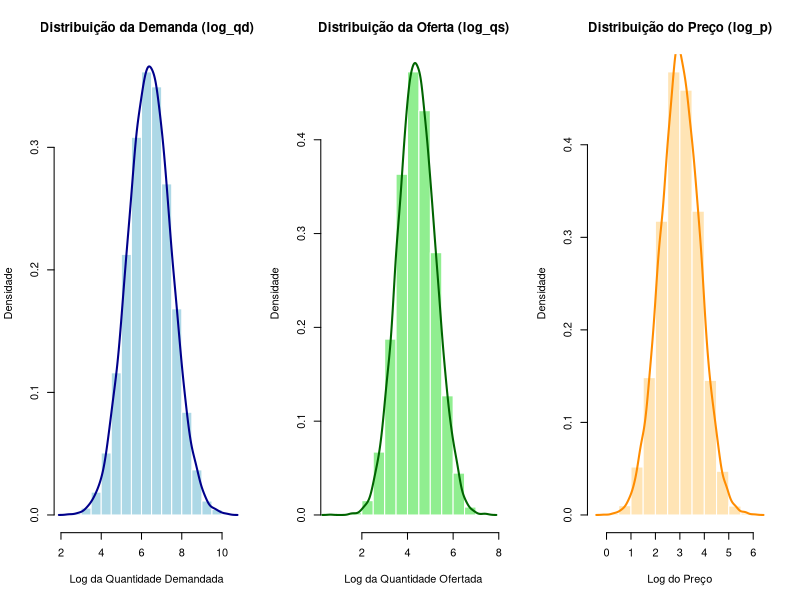
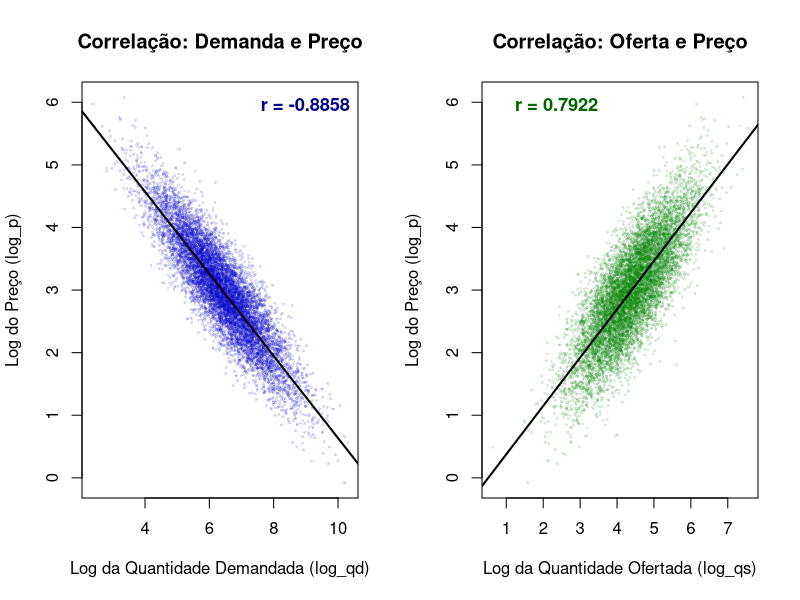
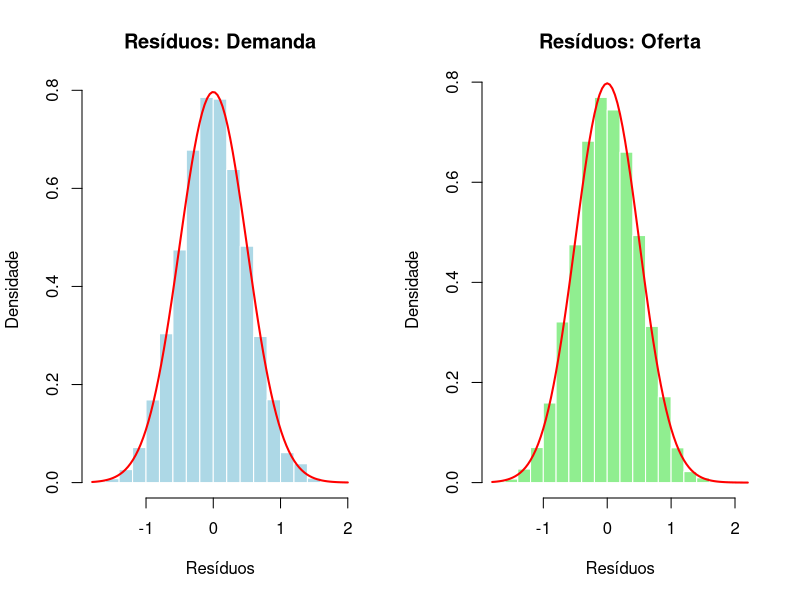
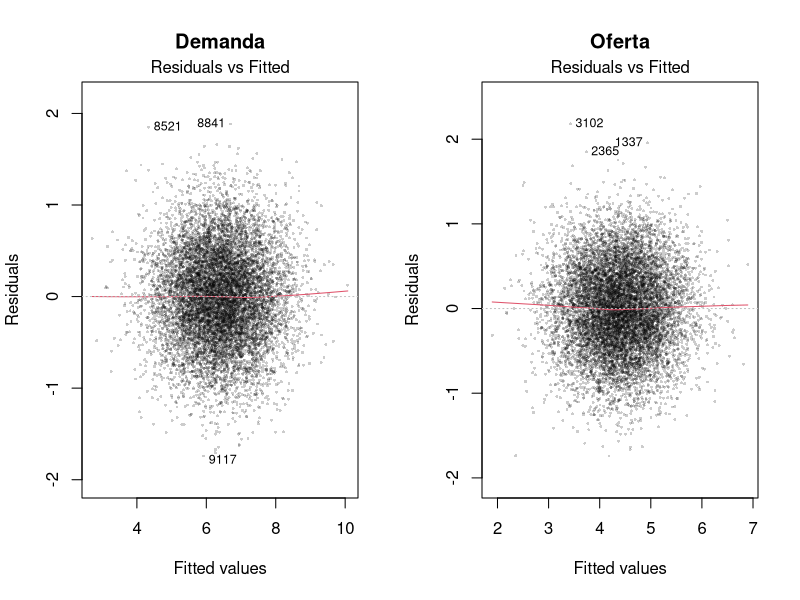
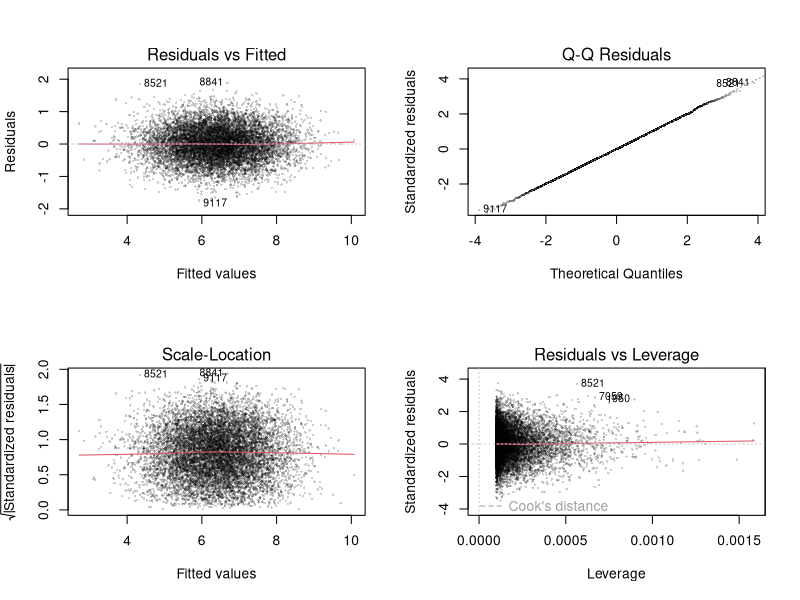
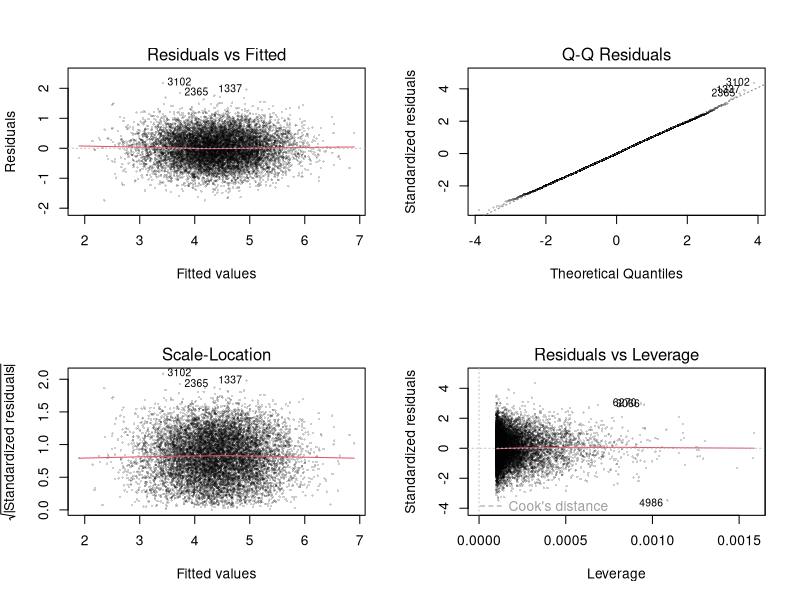

Generate these figures, in order, with R:
# Aula 01 - Revisão: regressão linear simples e principais conceitos
#
# Prof. Elson Rodrigo de Souza Santos
# E-mail: elson.rodrigo@ufabc.edu.br ou elson129@gmail.com
#
# Universidade Federal do ABC (UFABC)
# Bacharel em Ciências Econômicas
# Econometria I - 2026.3
# Disciplina: Econometria I - 2026.3
# Universidade Federal do ABC (UFABC)
#
###
# Descrição:
# O scrip é o material de suporte para a aula 01 de econometria. Contém a simulação
# de dados para oferta e demanda. Em seguida, apresentação da correlação, tabela 
# de resultados e testes.
#
###
# Nesta primeira abordagem, usamos os recursos nativos do R e do RStudio. Posteriormente,
# à medida que os modelos se tornarem mais complexos, recorreremos aos pacotes.
#
# 1. Simulação de dados
#
# Simulamos 10 mil observações para oferta e demanda, considerando a quantidade
# e preços.

# Definir tamanho da amostra
set.seed(123)
n <- 10000

# Simulação do preço em logaritmo natural 
log_p <- rnorm(n, mean = 3, sd = 0.8)

# Simulação dos erros aleatórios (média zero e variância constante)
u_d <- rnorm(n, mean = 0, sd = 0.5)
u_s <- rnorm(n, mean = 0, sd = 0.5)

# Relações populacionais log-lineares

# Demanda: intercepto = 10, elasticidade-preço = -1.2
log_qd <- 10 - 1.2 * log_p + u_d

# Oferta: intercepto = 2, elasticidade-preço = 0.8
log_qs <- 2 + 0.8 * log_p + u_s

# Organização da base em corte transversal (data frame)
dados <- data.frame(
  id = 1:n,
  log_p = log_p,
  log_qd = log_qd,
  log_qs = log_qs
)

#####
# 2. Correlação

# Coeficiente de correlação de Pearson
cor_demanda <- cor(dados$log_p, dados$log_qd)
cor_oferta <- cor(dados$log_p, dados$log_qs)

cor_demanda
cor_oferta

#  Teste de hipótese para a correlação
cor.test(dados$log_p, dados$log_qd)
cor.test(dados$log_p, dados$log_qs)

# Matriz de correlação entre as três variáveis
cor(dados[, c("log_p", "log_qd", "log_qs")])

# Configurar janela gráfica com 1 linha e 2 colunas
par(mfrow = c(1, 3))

# Distribuição da quantidade demandada (log_qd)
hist(dados$log_qd,
     probability = TRUE,
     main = "Distribuição da Demanda (log_qd)",
     xlab = "Log da Quantidade Demandada",
     ylab = "Densidade",
     col = "lightblue",
     border = "white")
lines(density(dados$log_qd), col = "darkblue", lwd = 2)

# Distribuição da quantidade ofertada (log_qs)
hist(dados$log_qs,
     probability = TRUE,
     main = "Distribuição da Oferta (log_qs)",
     xlab = "Log da Quantidade Ofertada",
     ylab = "Densidade",
     col = "lightgreen",
     border = "white")
lines(density(dados$log_qs), col = "darkgreen", lwd = 2)

# Distribuição preço log
hist(dados$log_p,
     probability = TRUE,
     main = "Distribuição do Preço (log_p)",
     xlab = "Log do Preço",
     ylab = "Densidade",
     col = "moccasin",
     border = "white")
lines(density(dados$log_p), col = "darkorange", lwd = 2)

# Restaurar o padrão de 1 gráfico por janela
par(mfrow = c(1, 1))

# Gráfico correlação preço e quantidade

# Configurar dois gráficos lado a lado (use c(1, 1) para uma janela por gráfico)
par(mfrow = c(1, 2))

# Correlação: Demanda vs. Preço (preço no eixo vertical)
r_demanda <- round(cor(dados$log_qd, dados$log_p), 4)

plot(dados$log_qd, dados$log_p,
     main = "Correlação: Demanda e Preço",
     xlab = "Log da Quantidade Demandada (log_qd)",
     ylab = "Log do Preço (log_p)",
     pch = 16,
     cex = 0.4,
     col = rgb(0, 0, 0.8, 0.15))
abline(lm(log_p ~ log_qd, data = dados), col = "black", lwd = 2)
legend("topright",
       legend = paste("r =", r_demanda),
       bty = "n",
       text.col = "darkblue",
       text.font = 2,
       cex = 1.1)

# Correlação: Oferta vs. Preço (preço no eixo vertical)
r_oferta <- round(cor(dados$log_qs, dados$log_p), 4)

plot(dados$log_qs, dados$log_p,
     main = "Correlação: Oferta e Preço",
     xlab = "Log da Quantidade Ofertada (log_qs)",
     ylab = "Log do Preço (log_p)",
     pch = 16,
     cex = 0.4,
     col = rgb(0, 0.5, 0, 0.15))
abline(lm(log_p ~ log_qs, data = dados), col = "black", lwd = 2)
legend("topleft",
       legend = paste("r =", r_oferta),
       bty = "n",
       text.col = "darkgreen",
       text.font = 2,
       cex = 1.1)

# Restaurar o padrão de 1 gráfico por janela
par(mfrow = c(1, 1))

# 3. Regressão linear simples

# Modelos:
modelo_demanda <- lm(log_qd ~ log_p, data = dados)
modelo_oferta <- lm(log_qs ~ log_p, data = dados)

# Resultados
summary(modelo_demanda)
summary(modelo_oferta)

# 4. Normalidade dos erros

# Extrair os resíduos
res_d <- residuals(modelo_demanda)
res_o <- residuals(modelo_oferta)

# Configurar janela com 1 linha e 2 colunas
par(mfrow = c(1, 2))

# Distribuição dos resíduos da Demanda
hist(res_d,
     probability = TRUE,
     main = "Resíduos: Demanda",
     xlab = "Resíduos",
     ylab = "Densidade",
     col = "lightblue",
     border = "white")
curve(dnorm(x, mean = mean(res_d), sd = sd(res_d)),
      add = TRUE, col = "red", lwd = 2)

# Distribuição dos resíduos da Oferta
hist(res_o,
     probability = TRUE,
     main = "Resíduos: Oferta",
     xlab = "Resíduos",
     ylab = "Densidade",
     col = "lightgreen",
     border = "white")
curve(dnorm(x, mean = mean(res_o), sd = sd(res_o)),
      add = TRUE, col = "red", lwd = 2)

# Restaurar janela padrão
par(mfrow = c(1, 1))

# Gráfico direto de Homoscedasticidade (Resíduos vs. Valores Ajustados)
par(mfrow = c(1, 2))

plot(modelo_demanda, which = 1, main = "Demanda",
     pch = 16, cex = 0.4, col = rgb(0, 0, 0, 0.2))

plot(modelo_oferta, which = 1, main = "Oferta",
     pch = 16, cex = 0.4, col = rgb(0, 0, 0, 0.2))

par(mfrow = c(1, 1))

# Gráficos completos

# Demanda
par(mfrow = c(2, 2))
plot(modelo_demanda, pch = 16, cex = 0.4, col = rgb(0, 0, 0, 0.2))

# oferta
par(mfrow = c(2, 2))
plot(modelo_oferta, pch = 16, cex = 0.4, col = rgb(0, 0, 0, 0.2))

# Restaurar janela padrão
par(mfrow = c(1, 1))


###
# FIM
